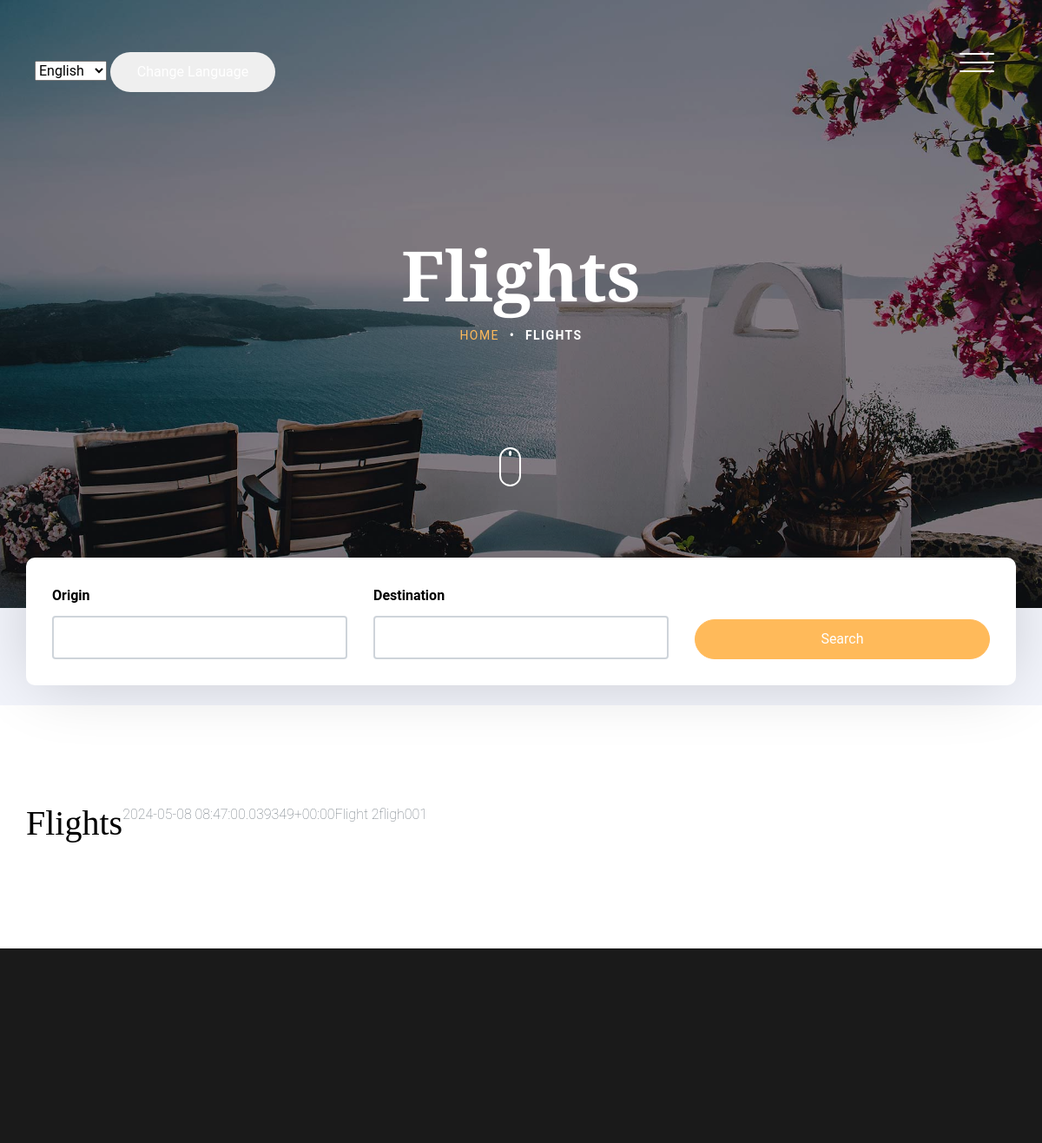
Page /flights/ (signed in) on the committed database.
### flights/models.py (models this page shows, shortened)
class Flight(models.Model):
  name = models.CharField(max_length=255, unique=True)
  airline = models.CharField(max_length=255)
  price = models.DecimalField(max_digits=10, decimal_places=2)
  created_at = models.DateTimeField(auto_now_add=True)
  updated_at = models.DateTimeField(auto_now=True)

### flights/views.py (the view, shortened to what this page needs)
# urls.py: path('', views.FlightSearchView.as_view(), name='flight_search'),
class FlightSearchView(LoginRequiredMixin, FormView):
  template_name = 'flights/flights_search.html'
  form_class = FlightForm
  def get(self, request, *args, **kwargs):
    form = self.get_form()
    flights = Flight.objects.all()
    origin = self.request.GET.get('origin')
    destination = self.request.GET.get('destination')
    generated_route = None
    context = self.get_context_data(form=form, generated_route=generated_route, flights=flights)
    return self.render_to_response(context)

### flights/forms.py (shortened to what this page needs)
class FlightForm(forms.Form):
    origin = forms.CharField(required=True, widget=forms.TextInput(
        attrs={
            'class': 'form-control',
        }
    ))
    destination = forms.CharField(required=True, widget=forms.TextInput(
        attrs={
            'class': 'form-control',
        }
    ))

### flights/templates/flights/flights_search.html (shortened to what this page needs)
{% extends 'base.html' %}
{% load i18n %}
{% block content %}
<section class="site-hero inner-page overlay" style="background-image: url(/static/images/hero_4.jpg)" data-stellar-background-ratio="0.5">
  <div class="container">
    <div class="row site-hero-inner justify-content-center align-items-center">
      <div class="col-md-10 text-center" data-aos="fade">
        <h1 class="heading mb-3">
          {% if request.GET.search %}
            {% trans "Search Results" %}
          {% else %}
            {% trans "Flights" %}
          {% endif %}
        </h1>
        <ul class="custom-breadcrumbs mb-4">
          {% if request.GET.search %}
            <li>({{request.GET.search}})</li>
          {% else %}
            <li><a href="{% url 'recommendations:home' %}">{% trans "Home" %}</a></li>
            <li>&bullet;</li>
            <li>{% trans "Flights" %}</li>
          {% endif %}
        </ul>
      </div>
    </div>
  </div>
  <a class="mouse smoothscroll" href="#next">
    <div class="mouse-icon">
      <span class="mouse-wheel"></span>
    </div>
  </a>
</section>
<section class="section bg-light pb-0">
  <div class="container">
      <div class="row check-availabilty" id="next">
          <div class="block-32" data-aos="fade-up" data-aos-offset="-200">
              <form method="post">
                  <div class="row">
                      <div class="col-md-3 mb-3 mb-lg-0 col-lg-4">
                          <label for="checkin_date" class="font-weight-bold text-black">{% trans "Origin" %}</label>
                          <div class="field-icon-wrap">
                              {{form.origin}}
                          </div>
                      </div>
                      <div class="col-md-3 mb-3 mb-lg-0 col-lg-4">
                        <label for="checkin_date" class="font-weight-bold text-black">{% trans "Destination" %}</label>
                        <div class="field-icon-wrap">
                            {{form.destination}}
                        </div>
                    </div>
                      <div class="col-md-4 col-lg-4 align-self-end">
                          <button class="btn btn-primary btn-block text-white" type="submit">{% trans "Search" %}</button>
                      </div>
                  </div>
              </form>
          </div>
      </div>
  </div>
</section>
<section class="section">
  <div class="container">
    <div class="row">
      {% if generated_route %}
        <div class="col-md-6 col-lg-4 mb-5" data-aos="fade-up">
          <a href="{% url 'flights:generated_route' generated_route.pk %}" class="room">
            <div class="p-3 text-center room-info">
              <h2>{{ generated_route.get_name }}</h2>
              <span class="text-uppercase letter-spacing-1">origin -> destination</span>
            </div>
          </a>
        </div>
      {% else %}
        <h1>{% trans "Flights" %}</h1>
        <br>
        {% for flight in flights %}
          <p>{{flight.name}}</p>
        {% endfor %}
      {% endif %}
    </div>
  </div>
</section>
{% endblock %}

### static/css/style.css (style rules this page uses)
body { background: #fff; font-family: "Roboto", arial, sans-serif; font-weight: 200; font-size: 16px; line-height: 1.8; color: #6c757d; position: relative; }
a { -webkit-transition: .3s all ease; -o-transition: .3s all ease; transition: .3s all ease; text-decoration: none; }
h1, h2, h3, h4, h5 { color: #000; font-family: "Playfair Display", times, serif; }
.bg-light { background: #f2f4fb !important; }
.btn { padding-left: 30px; padding-right: 30px; padding-top: 10px; padding-bottom: 10px; border-radius: 50px; }
.btn, .form-control { outline: none; -webkit-box-shadow: none !important; box-shadow: none !important; }
.form-control { -webkit-box-shadow: none !important; box-shadow: none !important; height: 50px; border-width: 2px; }
.site-hero { background-size: cover; height: 100vh; min-height: 700px; width: 100%; position: relative; }
.site-hero .heading { font-family: "Playfair Display", times, serif; font-weight: bold; }
.site-hero.overlay:before { background: rgba(0, 0, 0, 0.45); content: ""; position: absolute; height: 100vh; min-height: 700px; top: 0; left: 0; bottom: 0; right: 0; }
.site-hero.inner-page { height: 50vh; min-height: 700px; }
.site-hero.inner-page.overlay:before { height: 50vh; min-height: 700px; }
.site-hero-inner { height: 100vh; min-height: 700px; }
.site-hero-inner .heading { font-size: 80px; font-family: "Playfair Display", times, serif; color: #fff; line-height: 1; font-weight: bold; }
.inner-page .site-hero-inner { height: 50vh; min-height: 700px; }
.section { padding: 7em 0; }
.heading-serif, .heading, .testimonial-section .heading, .slider-section .heading, .blog-post-entry .heading { font-size: 60px; font-family: "Playfair Display", times, serif; font-weight: 700; }
.mouse { width: 100px; display: inline-block; position: absolute; left: 50%; bottom: 140px; z-index: 1; -webkit-transform: translateX(-25%); -ms-transform: translateX(-25%); transform: translateX(-25%); }
.mouse-icon { width: 25px; height: 45px; border: 2px solid white; border-radius: 15px; cursor: pointer; position: relative; text-align: center; }
.mouse-wheel { height: 6px; margin: 2px auto 0; display: block; width: 3px; background-color: white; border-radius: 50%; -webkit-animation: 1.6s ease infinite wheel-up-down; -moz-animation: 1.6s ease infinite wheel-up-down; animation: 1.6s ease infinite wheel-up-down; }
.field-icon-wrap { position: relative; }
.field-icon-wrap .form-control { position: relative; padding-right: 40px; -webkit-box-shadow: none !important; box-shadow: none !important; color: #a6a6a6; }
.block-32 { background: #fff; padding: 30px; -webkit-box-shadow: 0 2px 80px -10px rgba(0, 0, 0, 0.2); box-shadow: 0 2px 80px -10px rgba(0, 0, 0, 0.2); width: 100%; }
.block-32 .field-icon-wrap { position: relative; }
.block-32 .field-icon-wrap .form-control { position: relative; padding-right: 40px; -webkit-box-shadow: none !important; box-shadow: none !important; color: #a6a6a6; }
.text-black { color: #000 !important; }
.check-availabilty { margin-top: -170px; position: relative; }
.check-availabilty .block-32 { background: #fff; border-radius: 10px; }
.custom-breadcrumbs { list-style: none; padding: 0; margin: 0; }
.custom-breadcrumbs li { display: inline-block; color: #fff; margin: 0 4px; text-transform: uppercase; font-size: 14px; letter-spacing: .1em; font-weight: bold; }
.custom-breadcrumbs li a { font-weight: normal; }

### rows in the picture
Flight: name "2024-05-08 08:47:00.039349+00:00"
Flight: name "Flight 2"
Flight: name "fligh001"
